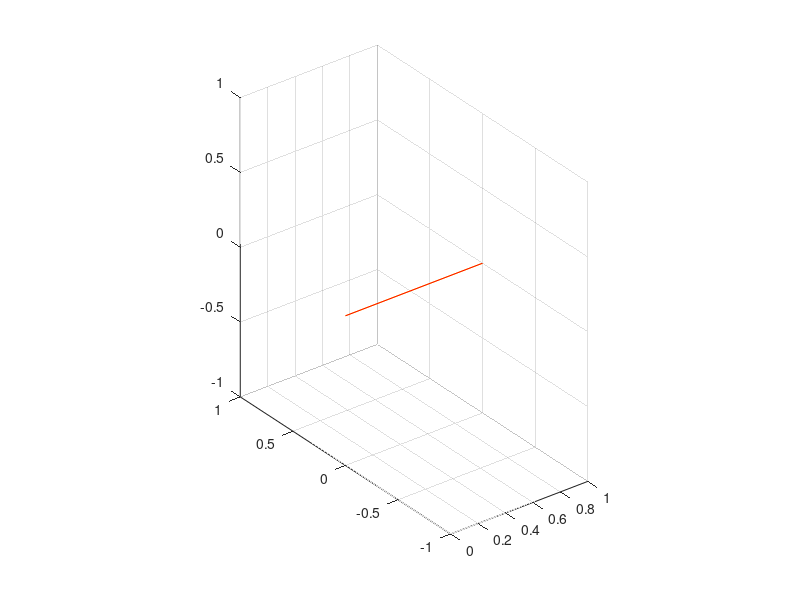

Source code (MATLAB): (Note: this script raises an error after producing the figure.)
clear
clc

x = [1; 0; 0];

q = plot3([0 x(1)], [0 x(2)], [0 x(3)], 'y');
hold on
xp = plot3([0 x(1)], [0 0], [0 0], 'r');
yp = plot3([x(1) x(1)], [0 x(2)], [0 0], 'g');
zp = plot3([x(1) x(1)], [x(2) x(2)], [0 x(3)], 'b');
daspect([1 1 1])
grid on
% xlim([0 1])
% ylim([0 1])
% zlim([0 1])

for psi = linspace(0, pi/4, 35)
    eul = [psi; 0; 0]; % Define Euler angles for rotation
    x_rotated = rot(eul, x); % Rotate vector x using the defined Euler angles

    % update vis
    q.XData = [0 x_rotated(1)];
    q.YData = [0 x_rotated(2)];
    q.ZData = [0 x_rotated(3)];

    % update vis2
    xp.XData = [0 x_rotated(1)];
    xp.YData = [0 0];
    xp.ZData = [0 0];
    yp.XData = [x_rotated(1) x_rotated(1)];
    yp.YData = [0 x_rotated(2)];
    yp.ZData = [0 0];
    zp.XData = [x_rotated(1) x_rotated(1)];
    zp.YData = [x_rotated(2) x_rotated(2)];
    zp.ZData = [0 x_rotated(3)];
    
    % draw now
    drawnow
end

for theta = linspace(0, pi/4, 35)
    eul = [psi; theta; 0]; % Define Euler angles for rotation
    x_rotated = rot(eul, x); % Rotate vector x using the defined Euler angles

    % update vis
    q.XData = [0 x_rotated(1)];
    q.YData = [0 x_rotated(2)];
    q.ZData = [0 x_rotated(3)];

    % update vis2
    xp.XData = [0 x_rotated(1)];
    xp.YData = [0 0];
    xp.ZData = [0 0];
    yp.XData = [x_rotated(1) x_rotated(1)];
    yp.YData = [0 x_rotated(2)];
    yp.ZData = [0 0];
    zp.XData = [x_rotated(1) x_rotated(1)];
    zp.YData = [x_rotated(2) x_rotated(2)];
    zp.ZData = [0 x_rotated(3)];

    % draw now
    drawnow
end
hold off

function v = rot(eul, vin)
%% angles
psi = eul(1); % yaw
theta = eul(2); % pitch
phi = eul(3); % roll

%% using formula
cp = cos(phi);      sp = sin(phi);
ct = cos(theta);    st = sin(theta);
cs = cos(psi);      ss = sin(psi);

Rz = [cs ss 0; -ss cs 0; 0 0 1];
Ry = [ct 0 -st; 0 1 0; st 0 ct];
Rx = [1 0 0; 0 cp sp; 0 -sp cp];

% Rz = [cs -ss 0; ss cs 0; 0 0 1];
% Ry = [ct 0 st; 0 1 0; -st 0 ct];
% Rx = [1 0 0; 0 cp -sp; 0 sp cp];

R = Rx*Ry*Rz;

v = R*vin;
end
